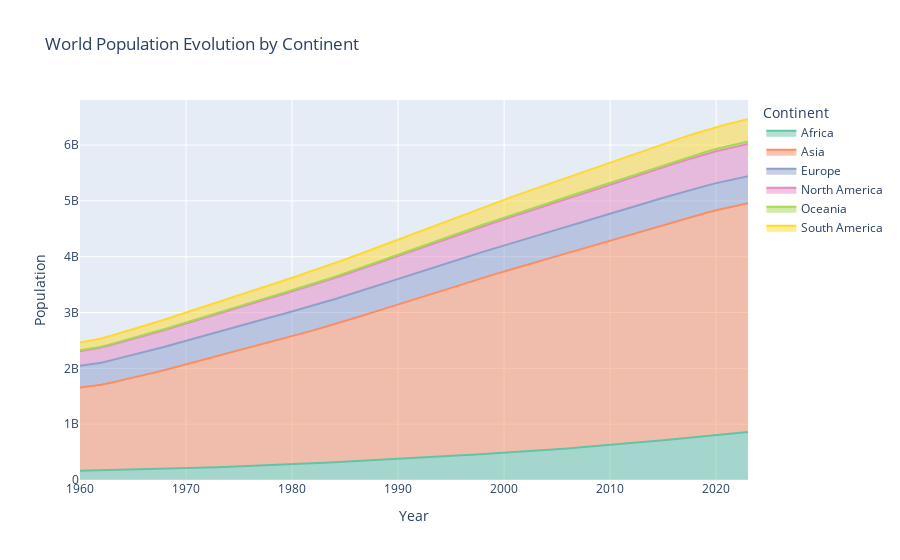

This figure's notebook cell:
### Code cell
# Create stacked area chart
fig = px.area(
    population_by_continent,
    x='Year',
    y='Value',
    color='Continent',
    title='World Population Evolution by Continent',
    labels={'Value': 'Population', 'Year': 'Year'},
    color_discrete_sequence=px.colors.qualitative.Set2
)

fig.update_layout(
    hovermode='x unified',
    yaxis_title='Population',
    xaxis_title='Year',
    legend_title='Continent'
)

fig.show()
